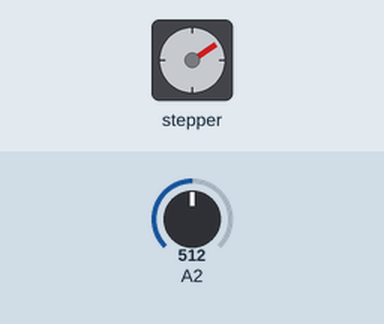
The sketch below on a simulated Arduino Uno, built with avr-gcc and run on an emulated ATmega328P. Parts: stepper motor. Wiring (inferred from the names in the program): stepper motor driver (200 steps per turn assumed): step pin 2; direction pin 5. The inputs (shaded band) are chosen by the test bench; at power-on: A2 = 512.

Above: at 1.2 s.
1.3 s: A2 set to 716
At 1.67 s:
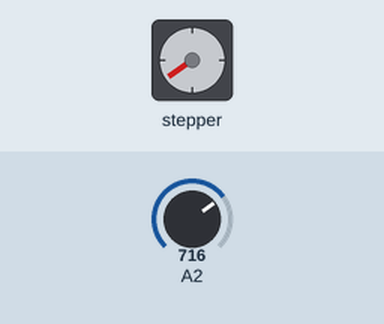
4.3 s: A2 set to 900
At 4.98 s:
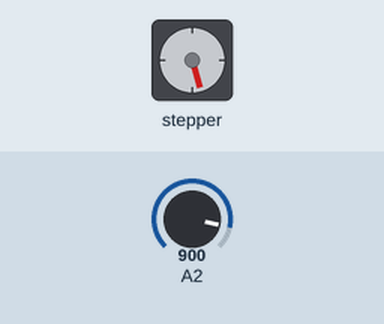
7.3 s: A2 set to 1023
At 8.04 s:
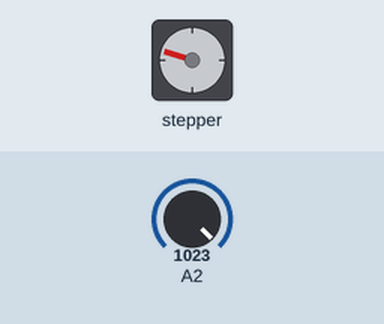
Timing chart, 0 to 19.3 s (numbered marks = the images above; inputs shaded):
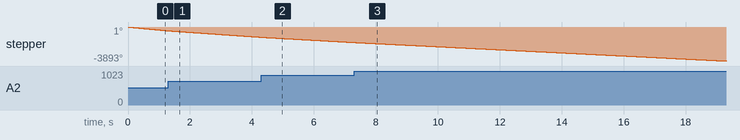

The sketch:

Arduino_Conveyer_Belt.ino
```cpp
int stepPin = 2;
int dirPin = 5;

void setup() {

pinMode(stepPin,OUTPUT);
pinMode(dirPin,OUTPUT);
digitalWrite(dirPin,LOW);
}

void loop() {
  int sensorValue = analogRead(A2);
  sensorValue = map(sensorValue,0,1023,250,5000);

  digitalWrite(stepPin,HIGH);
  delayMicroseconds(sensorValue);
  digitalWrite(stepPin,LOW);
  delayMicroseconds(sensorValue);


}
```
